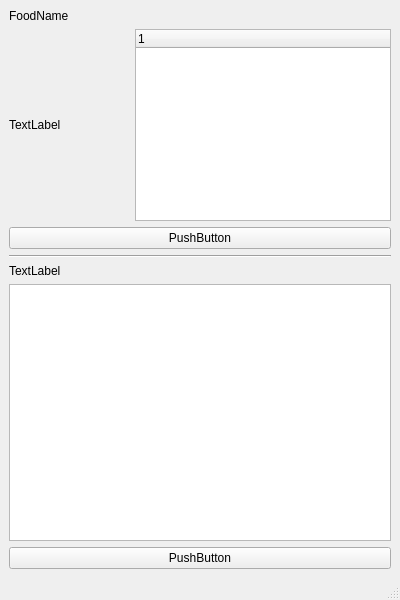
<?xml version="1.0" encoding="UTF-8"?>
<ui version="4.0">
 <class>DetailWindow</class>
 <widget class="QMainWindow" name="DetailWindow">
  <property name="geometry">
   <rect>
    <x>0</x>
    <y>0</y>
    <width>400</width>
    <height>600</height>
   </rect>
  </property>
  <property name="sizePolicy">
   <sizepolicy hsizetype="Preferred" vsizetype="Preferred">
    <horstretch>0</horstretch>
    <verstretch>0</verstretch>
   </sizepolicy>
  </property>
  <property name="windowTitle">
   <string>MainWindow</string>
  </property>
  <widget class="QWidget" name="centralwidget">
   <layout class="QVBoxLayout" name="verticalLayout">
    <item>
     <widget class="QLabel" name="foodNameLabel">
      <property name="text">
       <string>FoodName</string>
      </property>
     </widget>
    </item>
    <item>
     <layout class="QHBoxLayout" name="horizontalLayout">
      <item>
       <widget class="QLabel" name="label_2">
        <property name="text">
         <string>TextLabel</string>
        </property>
       </widget>
      </item>
      <item>
       <widget class="QTreeWidget" name="foodRecipe">
        <property name="sizePolicy">
         <sizepolicy hsizetype="Preferred" vsizetype="Preferred">
          <horstretch>0</horstretch>
          <verstretch>0</verstretch>
         </sizepolicy>
        </property>
        <column>
         <property name="text">
          <string notr="true">1</string>
         </property>
        </column>
       </widget>
      </item>
     </layout>
    </item>
    <item>
     <widget class="QPushButton" name="pushButton_2">
      <property name="text">
       <string>PushButton</string>
      </property>
     </widget>
    </item>
    <item>
     <widget class="Line" name="line">
      <property name="orientation">
       <enum>Qt::Horizontal</enum>
      </property>
     </widget>
    </item>
    <item>
     <widget class="QLabel" name="label_3">
      <property name="text">
       <string>TextLabel</string>
      </property>
     </widget>
    </item>
    <item>
     <widget class="QTextBrowser" name="foodDescription"/>
    </item>
    <item>
     <widget class="QPushButton" name="pushButton">
      <property name="text">
       <string>PushButton</string>
      </property>
     </widget>
    </item>
   </layout>
  </widget>
  <widget class="QMenuBar" name="menubar">
   <property name="geometry">
    <rect>
     <x>0</x>
     <y>0</y>
     <width>400</width>
     <height>21</height>
    </rect>
   </property>
  </widget>
  <widget class="QStatusBar" name="statusbar"/>
 </widget>
 <resources/>
 <connections/>
</ui>
